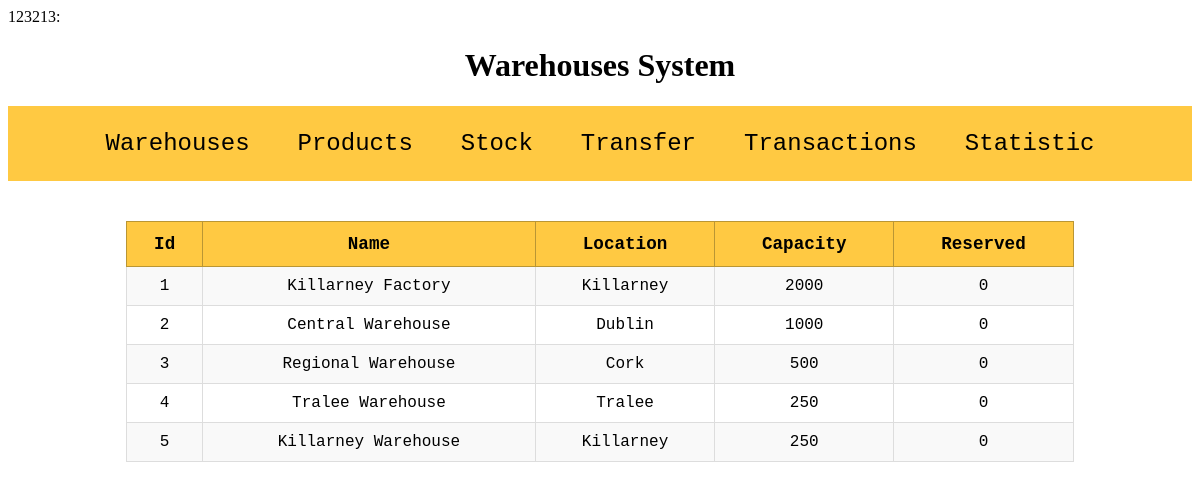
/menu.php?page=showWarehouses, run on the app's committed database.
### tables this page shows
CREATE TABLE warehouses (
    id INT AUTO_INCREMENT PRIMARY KEY,
    name VARCHAR(50) NOT NULL,
    location VARCHAR(100),
    capacity INT,
    reserved INT DEFAULT 0
);

### Logic/showWarehouses.php (the view)
<?php
try {
    $pdo = new PDO('mysql:host=localhost;dbname=warehouses; charset=utf8', 'root', '');
    $pdo->setAttribute(PDO::ATTR_ERRMODE, PDO::ERRMODE_EXCEPTION);
    $sql = 'SELECT * FROM warehouses';
    $result = $pdo->query($sql);
    echo '<table border=1;>
            <tr>
                <th>Id</th>
                <th>Name</th>
                <th>Location</th>
                <th>Capacity</th>
                <th>Reserved</th>
            </tr>';
    while($row=$result->fetch()){
        echo '<tr><td>' . $row['id'] . '</td><td>' . $row['name'] . '</td><td> ' . $row['location'] . '</td><td>' . $row['capacity'] . '</td><td>' . $row['reserved'] . '</td></tr>';
    }
    echo '</table>';
}
catch(PDOException $e) {
    echo "<div class='error'>Unable to connect to database</div>";
}
?>

### menu.php (shortened to what this page needs)
<!DOCTYPE html>
<html lang="en">
<head>
    <link rel="stylesheet" href="style.css">
</head>
<body>
    <h1>Warehouses System</h1>
    <div class="menu">
        <div class="menu-option"><button>Warehouses</button>
        </div>
        <div class="menu-option"><button>Products</button>
        </div>
        <div class="menu-option"><button onclick="location.href='?page=showStock'">Stock</button></div>
        <div class="menu-option"><button onclick="location.href='?page=transfer'">Transfer</button></div>
        <div class="menu-option"><button onclick="location.href='?page=transactions'">Transactions</button></div>
        <div class="menu-option"><button>Statistic</button></div>
    </div>
    <div class="main">
        <?php
        $page = $_GET['page'] ?? null;
        switch ($page) {
            case 'showWarehouses':
                include 'Logic/showWarehouses.php';
                break;
        }
        ?>
    </div>
</body>
</html>

### style.css (style rules this page uses)
h1 { text-align: center; }
.menu { display: flex; justify-content: center; align-items: center; background-color: #FFC942; }
.menu-option { position: relative; }
.menu-option button { padding: 1em 1em; font-size: 1.5em; font-family: "Lucida Console", "Courier New", monospace; background-color: #FFC942; border: 0; }
table { border-collapse: collapse; margin: 40px auto; width: 80%; font-family: "Lucida Console", "Courier New", monospace; background-color: white; }
table th { background-color: #FFC942; padding: 12px; border: 1px solid #BA9634; font-size: 1.1em; }
table td { padding: 10px; border: 1px solid #ddd; text-align: center; }
table tr:nth-child(even) { background-color: #f9f9f9; }

### data on the page
warehouses: id "1", name "Killarney Factory", location "Killarney", capacity "2000", reserved "0"
warehouses: id "2", name "Central Warehouse", location "Dublin", capacity "1000", reserved "0"
warehouses: id "3", name "Regional Warehouse", location "Cork", capacity "500", reserved "0"
warehouses: id "4", name "Tralee Warehouse", location "Tralee", capacity "250", reserved "0"
warehouses: id "5", name "Killarney Warehouse", location "Killarney", capacity "250", reserved "0"
